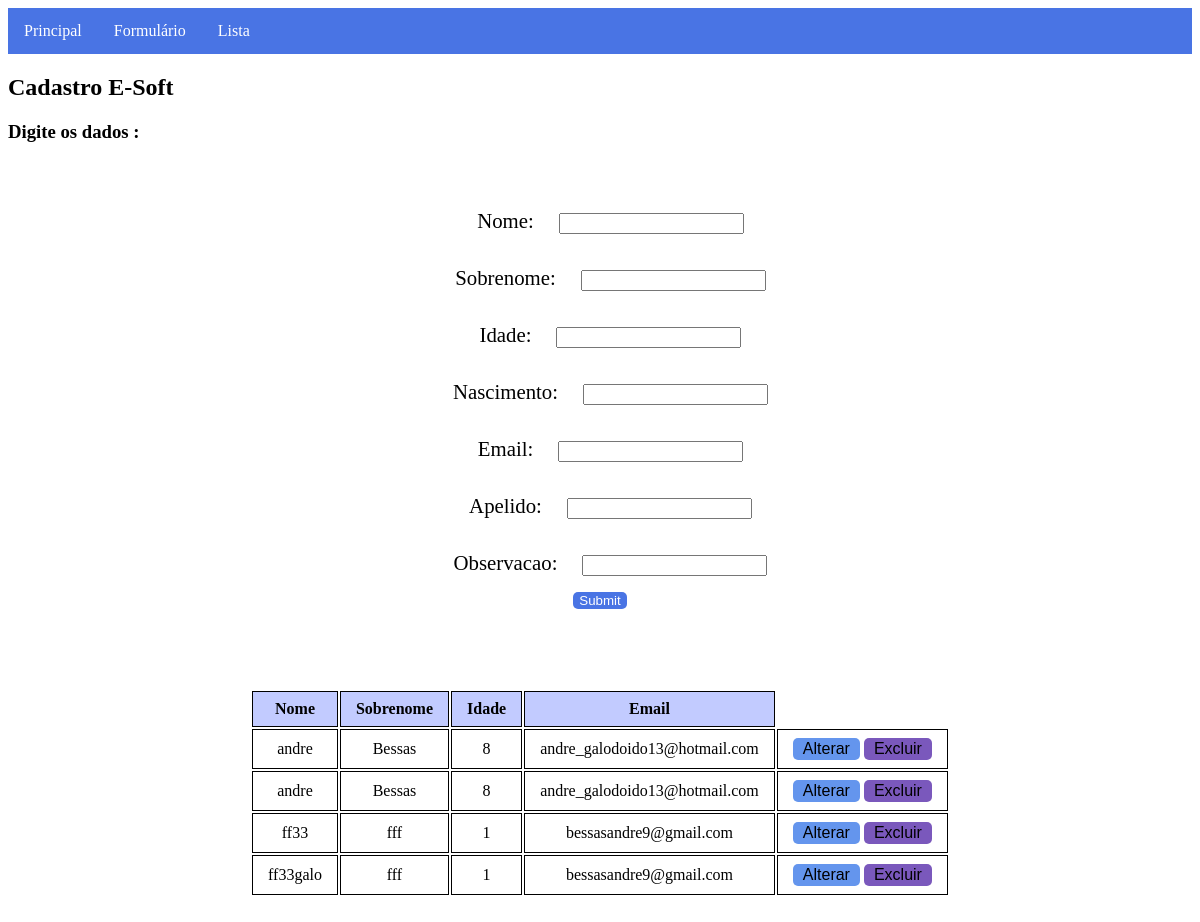
The app's page /formulario/ with its own data.
### formulario/models.py (models this page shows)
class Formulario(models.Model):
       nome = models.CharField(max_length=20)
       sobrenome = models.CharField(max_length=40)
       idade = models.IntegerField()
       nascimento = models.DateTimeField()
       email = models.EmailField()
       apelido = models.CharField(max_length=50)
       observacao = models.CharField(max_length=100)

### formulario/views.py (the view, shortened to what this page needs)
# urls.py: path('', views.cadastro, name = 'cadastro'),
def cadastro(request):
   form = forms.FormularioForm()
   formularios_list = models.Formulario.objects.order_by('nome');
   data_dict = {'form':form , "formularios_records" : formularios_list}
   return render(request, 'formulario/formulario.html', data_dict)

### formulario/forms.py
class FormularioForm(forms.ModelForm):
    class Meta:
        model = Formulario
        fields = '__all__'

### templates/formulario/formulario.html (shortened to what this page needs)
<!DOCTYPE html>
{% load static %}
<html>
<head>
    <link href="{% static 'css/menu.css' %}" rel="stylesheet" type="text/css">
    <link href="{% static 'css/crud.css' %}" rel="stylesheet" type="text/css">
</head>
<body>
{% include "../menu.html" %}
   <div class="titulo2">
       <h2> Cadastro E-Soft</h2>
   </div>
<main>
   <div class="subtitulo">
    <h3 >Digite os dados :</h3>
    </div>
        <form onsubmit="/formulario" id="form-formulario" method="post">
            {{form.as_p}}
            <input type="submit" id="submit-button" class="submit-button" valor="Enviar">
        </form>
    <div class="conteiner">
        <div>
            {% if formularios_records %}
            <table>
                <thead>
                <tr>
                    <th>Nome</th>
                    <th>Sobrenome</th>
                    <th>Idade</th>
                    <th>Email</th>
                </tr>
                </thead>
                <tbody>
                {% for formulario in formularios_records %}
                <tr>
                    <td>{{formulario.nome}}</td>
                    <td>{{formulario.sobrenome}}</td>
                    <td>{{formulario.idade}}</td>
                    <td>{{formulario.email}}</td>
                    <td>
                        <button class="list-button editar-button" onclick="updateItem({{formulario.id}})">Alterar</button>
                        <button class="list-button apagar-button" onclick="deleteItem({{formulario.id}})">Excluir</button>
                    </td>
                </tr>
                {% endfor %}
                </tbody>
            </table>
            {% else %}
            <p> Nenhum dado cadastrado</p>
            {% endif %}
        </div>
</main>
</body>
</html>

### templates/menu.html
<!DOCTYPE html>
<header>
  <nav>
    <ul>
      <li><a href = "/principal">Principal</a> </li>
      <li><a href = "/formulario">Formulário</a> </li>
      <li><a href = "/lista">Lista</a> </li>
    </ul>
  </nav>
</header>

### static/css/menu.css (style rules this page uses)
ul { list-style-type: none; margin: 0; padding: 0; overflow: hidden; background-color: #4974e4; }
li { float: left; }
li a { display: block; color: white; text-align: center; padding: 14px 16px; text-decoration: none; }

### static/css/crud.css (style rules this page uses)
form { margin: 50px; display: flex; flex-direction: column ; justify-content: center; align-items: center; }
form label { display: inline ; text-align: center; font-size: 1.3em; padding: 1em; }
.submit-button { background: #4974e4; color: white; border: none; border-radius: 5px; display: block; flex-direction: column ; justify-content: center; align-items: center; }
.conteiner { display: flex; flex-direction: column ; justify-content: center; align-items: center; }
table { margin: 30px; text-align: center; }
thead { background: #c2cbff ; color: black ; font-weight: normal; }
td { margin: 30px; border: 1px solid black; padding: 8px 15px; }
th { border: 1px solid black; padding: 8px 15px; }
.list-button { border: none; border-radius: 5px; padding: 2px 10px; font-size: 1em; }
.editar-button { background: cornflowerblue; }
.apagar-button { background: #7a58bc; }

### records on screen
Formulario: nome "andre", sobrenome "Bessas", idade "8", email "andre_galodoido13@hotmail.com"
Formulario: nome "andre", sobrenome "Bessas", idade "8", email "andre_galodoido13@hotmail.com"
Formulario: nome "ff33", sobrenome "fff", idade "1", email "bessasandre9@gmail.com"
Formulario: nome "ff33galo", sobrenome "fff", idade "1", email "bessasandre9@gmail.com"
